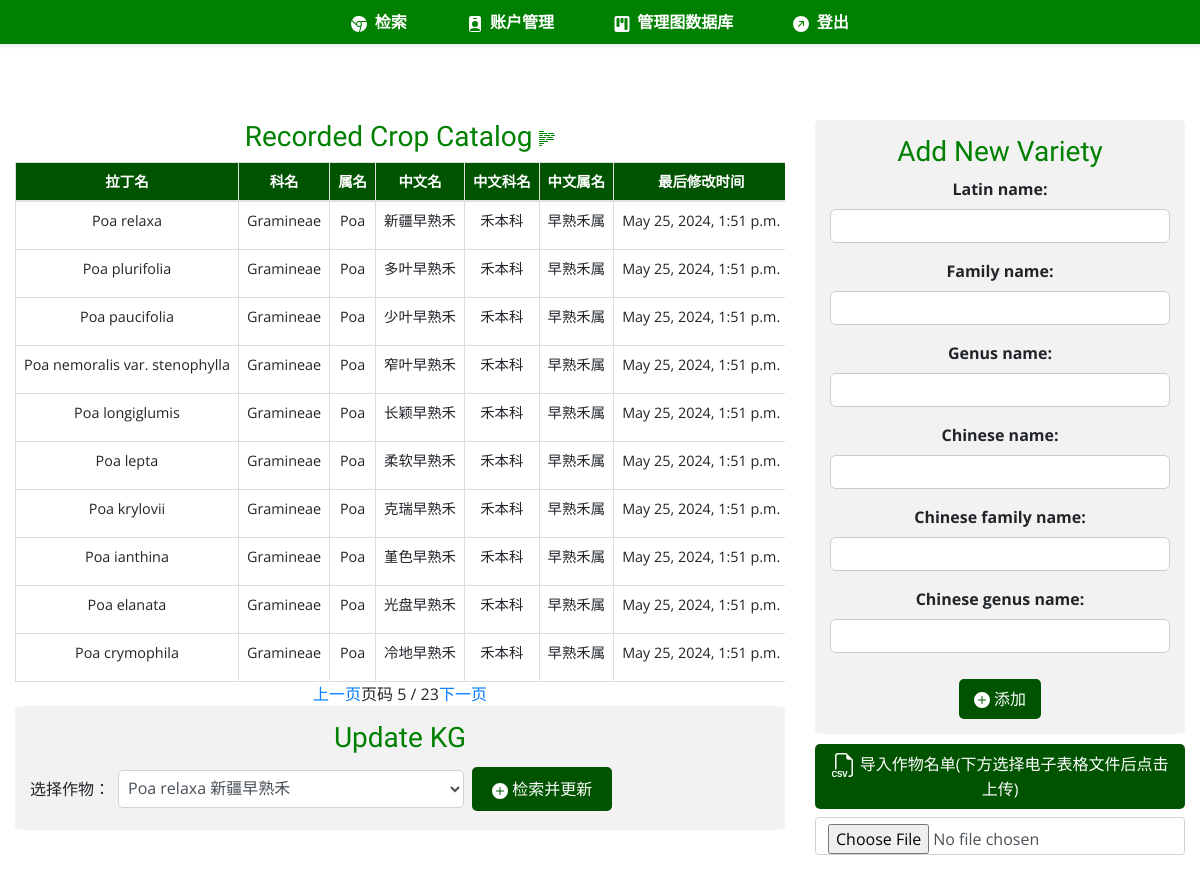
The app's page /neo4j_manage/?page=5 (signed in) with its own data.
### neo4j_manage/models.py (models this page shows)
class Crop(models.Model):
    SYNC_CHOICES = (
        ("Y", "Yes"),
        ("N", "No"),
    )
    latin_name = models.CharField(max_length=255, unique=True)
    family_name = models.CharField(max_length=255)
    genus_name = models.CharField(max_length=255)
    chinese_name = models.CharField(max_length=255)
    chinese_family_name = models.CharField(max_length=255)
    chinese_genus_name = models.CharField(max_length=255)
    last_modified = models.DateTimeField(auto_now=True)
    is_synced = models.CharField(max_length=1, choices=SYNC_CHOICES, default="N")
    def __str__(self):
        return f"{self.latin_name} - {self.last_modified.strftime('%Y-%m-%d %H:%M:%S')}"

### neo4j_manage/views.py (the view, shortened to what this page needs)
# urls.py: path("", CropView.as_view(), name="neo4j-manage"),
class CropView(LoginRequiredMixin, Neo4jManagerMixin, View):
    template_name = "neo4j_manage/neo4j_manage.html"
    paginate_by = 10
    def get(self, request, *args, **kwargs):
        crop_list = Crop.objects.order_by("-last_modified")
        print(crop_list)
        paginator = Paginator(crop_list, self.paginate_by)
        print(paginator)
        page_number = request.GET.get("page")
        page_obj = paginator.get_page(page_number)
        print(page_obj)
        form = CropForm()
        return render(request, self.template_name, {"form": form, "page_obj": page_obj})

### neo4j_manage/forms.py
class CropForm(forms.ModelForm):
    class Meta:
        model = Crop
        fields = [
            "latin_name",
            "family_name",
            "genus_name",
            "chinese_name",
            "chinese_family_name",
            "chinese_genus_name",
        ]

### accounts/templatetags/custom_tags.py (called while the page is built)
@register.filter(name="has_group")
def has_group(user, group_name):
    return user.groups.filter(name=group_name).exists()

### neo4j_manage/views.py (called while the page is built)
def is_neo4j_manager(user):
    return user.groups.filter(name="neo4j_manager").exists()

    def test_func(self):
        return is_neo4j_manager(self.request.user)

### neo4j_manage/templates/neo4j_manage/neo4j_manage.html (shortened to what this page needs)
{% extends "base.html" %}
{% load static %}
{% block css_files %}
    <link rel="stylesheet" href="https://stackpath.bootstrapcdn.com/bootstrap/4.5.2/css/bootstrap.min.css">
    <link rel="stylesheet" href="{% static 'css/app.css' %}">
    <link rel="stylesheet" href="{% static 'neo4j_manage/css/list_style.css' %}">
{% endblock %}
{% block content %}
    <div class="container-fluid mt-4">
        <div class="row">
            <div class="col-md-8 d-flex flex-column justify-content-start">
            <h3>
                Recorded Crop Catalog
            </h3>
                <div class="table-responsive">
                    <table class="table table-hover">
                        <thead>
                            <tr>
                                <th scope="col">拉丁名</th>
                                <th scope="col">科名</th>
                                <th scope="col">属名</th>
                                <th scope="col">中文名</th>
                                <th scope="col">中文科名</th>
                                <th scope="col">中文属名</th>
                                <th scope="col">最后修改时间</th>
                            </tr>
                        </thead>
                        <tbody>
                            {% for crop in page_obj %}
                                <tr>
                                    <td>{{ crop.latin_name }}</td>
                                    <td>{{ crop.family_name }}</td>
                                    <td>{{ crop.genus_name }}</td>
                                    <td>{{ crop.chinese_name }}</td>
                                    <td>{{ crop.chinese_family_name }}</td>
                                    <td>{{ crop.chinese_genus_name }}</td>
                                    <td>{{ crop.last_modified }}</td>
                                </tr>
                            {% endfor %}
                        </tbody>
                    </table>
                </div>
                <div class="w-100 d-flex justify-content-center">
                    <div class="pagination">
                        {% if page_obj.has_previous %}
                            <a href="?page={{ page_obj.previous_page_number }}">上一页</a>
                        {% endif %}
                        <span>页码 {{ page_obj.number }} / {{ page_obj.paginator.num_pages }}</span>
                        {% if page_obj.has_next %}
                            <a href="?page={{ page_obj.next_page_number }}">下一页</a>
                        {% endif %}
                    </div>
                </div>
                <div class="form-section">
                    <h3>Update KG</h3>
                    <form method="post" id="update-form" class="form-inline">
                        <label for="crop-select" class="my-1 mr-2">选择作物：</label>
                        <select name="crop_name" id="crop-select" class="form-control my-1 mr-sm-2">
                            {% for crop in page_obj %}
                                <option value='{"latin_name": "{{ crop.latin_name }}", "chinese_name": "{{ crop.chinese_name }}"}'>{{ crop.latin_name }} {{ crop.chinese_name }}</option>
                            {% endfor %}
                        </select>
                        <button type="button" class="btn btn-primary my-1" onclick="retrieveDataAndShowModal()">
                            <svg xmlns="http://www.w3.org/2000/svg" width="16" height="16" fill="currentColor" class="bi bi-plus-circle-fill" viewBox="0 0 16 16">
                                <path d="M16 8A8 8 0 1 1 0 8a8 8 0 0 1 16 0M8.5 4.5a.5.5 0 0 0-1 0v3h-3a.5.5 0 0 0 0 1h3v3a.5.5 0 0 0 1 0v-3h3a.5.5 0 0 0 0-1h-3z"/>
                            </svg>
                            检索并更新
                        </button>
                    </form>
                </div>
            </div>
            <div class="col-md-4">
                <div class="form-section">
                <h3>Add New Variety</h3>
                    <form id="addNewCrop" method="post" action="{% url 'neo4j-manage' %}">
                        {% for field in form %}
                            <div class="formcontrol {% if field.errors %}invalid{% endif %}">
                                {{ field.label_tag }}
                                {{ field }}
                            </div>
                        {% endfor %}
                        <button type="submit" class="btn btn-primary">
                            <svg xmlns="http://www.w3.org/2000/svg" width="16" height="16" fill="currentColor" class="bi bi-plus-circle-fill" viewBox="0 0 16 16">
                              <path d="M16 8A8 8 0 1 1 0 8a8 8 0 0 1 16 0M8.5 4.5a.5.5 0 0 0-1 0v3h-3a.5.5 0 0 0 0 1h3v3a.5.5 0 0 0 1 0v-3h3a.5.5 0 0 0 0-1h-3z"/>
                            </svg>
                            添加
                        </button>
                    </form>
                </div>
                <form id="uploadFile" method="post" action='{% url "upload-crop-file" %}', enctype="multipart/form-data" style="display: flex; flex-direction: column;">
                    <div style="padding-bottom: 0.5em">
                        <button type="submit" class="btn btn-primary" title="只允许上传.csv, .xls, .xlsx等电子表格文件，请先选择文件，核对后再操作">
                            导入作物名单(下方选择电子表格文件后点击上传)
                        </button>
                    </div>
                    <div class="input-group mb-3">
                        <input type="file" class="form-control" id="customFile" name="file" accept=".csv, application/vnd.openxmlformats-officedocument.spreadsheetml.sheet, application/vnd.ms-excel">
                    </div>
                </form>
            </div>
        </div>
    </div>
{% endblock %}

### static/css/app.css (style rules this page uses)
* { box-sizing: border-box; }
button { background-color: #008000; color: #FFFFFF; padding: 10px 20px; border: none; border-radius: 5px; cursor: pointer; }
html { font-family: 'Open Sans', sans-serif; }
body { margin: 0; font-family: 'Open Sans', Arial, sans-serif; }
h1, h2, h3 { font-family: 'Kalnia', Arial, sans-serif; color: #008000; }
.btn-primary { padding: 10px 20px; border: none; border-radius: 5px; background-color: #005400; border-color: #003d33; }

### neo4j_manage/static/neo4j_manage/css/list_style.css (style rules this page uses)
.table { font-size: 0.9rem; width: 100%; margin: auto; border-collapse: collapse; }
.table th, .table td { border: 1px solid #ddd; padding: 8px; text-align: center; white-space: nowrap; }
.table thead th { background-color: #005400; color: white; }
.pagination { justify-content: center; }
.form-section { background-color: #f2f2f2; padding: 15px; border-radius: 5px; }
.form-section label { display: block; margin-bottom: 5px; }
.form-section select { padding: 5px; border-radius: 5px; }
.col-md-4 button { color: white; border: none; padding: 8px 15px; margin-top: 10px; border-radius: 5px; }
.formcontrol { margin-bottom: 1rem; }
.formcontrol label { font-weight: bold; margin-bottom: 0.5rem; display: block; }
.formcontrol input, .formcontrol textarea { display: block; width: 100%; font: inherit; padding: 0.25rem; border-radius: 6px; border: 1px solid #ccc; }

### records on screen
Crop: latin_name "Poa relaxa", family_name "Gramineae", genus_name "Poa", chinese_name "新疆早熟禾", chinese_family_name "禾本科", chinese_genus_name "早熟禾属", last_modified "May 25, 2024, 1:51 p.m."
Crop: latin_name "Poa plurifolia", family_name "Gramineae", genus_name "Poa", chinese_name "多叶早熟禾", chinese_family_name "禾本科", chinese_genus_name "早熟禾属", last_modified "May 25, 2024, 1:51 p.m."
Crop: latin_name "Poa paucifolia", family_name "Gramineae", genus_name "Poa", chinese_name "少叶早熟禾", chinese_family_name "禾本科", chinese_genus_name "早熟禾属", last_modified "May 25, 2024, 1:51 p.m."
Crop: latin_name "Poa nemoralis var. stenophylla", family_name "Gramineae", genus_name "Poa", chinese_name "窄叶早熟禾", chinese_family_name "禾本科", chinese_genus_name "早熟禾属", last_modified "May 25, 2024, 1:51 p.m."
Crop: latin_name "Poa longiglumis", family_name "Gramineae", genus_name "Poa", chinese_name "长颖早熟禾", chinese_family_name "禾本科", chinese_genus_name "早熟禾属", last_modified "May 25, 2024, 1:51 p.m."
Crop: latin_name "Poa lepta", family_name "Gramineae", genus_name "Poa", chinese_name "柔软早熟禾", chinese_family_name "禾本科", chinese_genus_name "早熟禾属", last_modified "May 25, 2024, 1:51 p.m."
Crop: latin_name "Poa krylovii", family_name "Gramineae", genus_name "Poa", chinese_name "克瑞早熟禾", chinese_family_name "禾本科", chinese_genus_name "早熟禾属", last_modified "May 25, 2024, 1:51 p.m."
Crop: latin_name "Poa ianthina", family_name "Gramineae", genus_name "Poa", chinese_name "堇色早熟禾", chinese_family_name "禾本科", chinese_genus_name "早熟禾属", last_modified "May 25, 2024, 1:51 p.m."
Crop: latin_name "Poa elanata", family_name "Gramineae", genus_name "Poa", chinese_name "光盘早熟禾", chinese_family_name "禾本科", chinese_genus_name "早熟禾属", last_modified "May 25, 2024, 1:51 p.m."
Crop: latin_name "Poa crymophila", family_name "Gramineae", genus_name "Poa", chinese_name "冷地早熟禾", chinese_family_name "禾本科", chinese_genus_name "早熟禾属", last_modified "May 25, 2024, 1:51 p.m."

### other values on screen
{{ page_obj.number }} "5"
{{ page_obj.paginator.num_pages }} "23"
{{ field.label_tag }} "Latin name:" "Family name:" "Genus name:" "Chinese name:" "Chinese family name:" "Chinese genus name:"
form field crop_name "Poa relaxa 新疆早熟禾"
